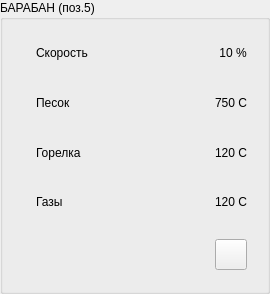
  <widget class="QGroupBox" name="panel_drum">
   <property name="geometry">
    <rect>
     <x>140</x>
     <y>640</y>
     <width>270</width>
     <height>294</height>
    </rect>
   </property>
   <property name="title">
    <string>БАРАБАН (поз.5)</string>
   </property>
   <property name="style" stdset="0">
    <string>vodoley</string>
   </property>
   <layout class="QVBoxLayout" name="verticalLayout">
    <item>
     <widget class="QWidget" name="widget_4" native="true">
      <layout class="QHBoxLayout" name="horizontalLayout_4">
       <item alignment="Qt::AlignLeft">
        <widget class="QLabel" name="label_18">
         <property name="maximumSize">
          <size>
           <width>32</width>
           <height>32</height>
          </size>
         </property>
         <property name="text">
          <string/>
         </property>
         <property name="pixmap">
          <pixmap resource="../../../resources.qrc">:/speed.png</pixmap>
         </property>
         <property name="scaledContents">
          <bool>true</bool>
         </property>
        </widget>
       </item>
       <item>
        <widget class="QLabel" name="label_25">
         <property name="sizePolicy">
          <sizepolicy hsizetype="Expanding" vsizetype="Preferred">
           <horstretch>0</horstretch>
           <verstretch>0</verstretch>
          </sizepolicy>
         </property>
         <property name="text">
          <string>Скорость</string>
         </property>
         <property name="alignment">
          <set>Qt::AlignLeading|Qt::AlignLeft|Qt::AlignVCenter</set>
         </property>
         <property name="style" stdset="0">
          <string>hint</string>
         </property>
        </widget>
       </item>
       <item alignment="Qt::AlignRight">
        <widget class="QLabel" name="label_19">
         <property name="text">
          <string>10 %</string>
         </property>
         <property name="alignment">
          <set>Qt::AlignCenter</set>
         </property>
         <property name="style" stdset="0">
          <string>hint</string>
         </property>
        </widget>
       </item>
      </layout>
     </widget>
    </item>
    <item>
     <widget class="QWidget" name="widget_6" native="true">
      <layout class="QHBoxLayout" name="horizontalLayout_6">
       <item alignment="Qt::AlignLeft">
        <widget class="QLabel" name="label_26">
         <property name="maximumSize">
          <size>
           <width>32</width>
           <height>32</height>
          </size>
         </property>
         <property name="text">
          <string/>
         </property>
         <property name="pixmap">
          <pixmap resource="../../../resources.qrc">:/temperature.png</pixmap>
         </property>
         <property name="scaledContents">
          <bool>true</bool>
         </property>
        </widget>
       </item>
       <item>
        <widget class="QLabel" name="label_27">
         <property name="sizePolicy">
          <sizepolicy hsizetype="Expanding" vsizetype="Preferred">
           <horstretch>0</horstretch>
           <verstretch>0</verstretch>
          </sizepolicy>
         </property>
         <property name="text">
          <string>Песок</string>
         </property>
         <property name="alignment">
          <set>Qt::AlignLeading|Qt::AlignLeft|Qt::AlignVCenter</set>
         </property>
         <property name="style" stdset="0">
          <string>hint</string>
         </property>
        </widget>
       </item>
       <item alignment="Qt::AlignRight">
        <widget class="QLabel" name="label_28">
         <property name="text">
          <string>750 С</string>
         </property>
         <property name="alignment">
          <set>Qt::AlignCenter</set>
         </property>
         <property name="style" stdset="0">
          <string>hint</string>
         </property>
        </widget>
       </item>
      </layout>
     </widget>
    </item>
    <item>
     <widget class="QWidget" name="widget_7" native="true">
      <layout class="QHBoxLayout" name="horizontalLayout_7">
       <item alignment="Qt::AlignLeft">
        <widget class="QLabel" name="label_29">
         <property name="maximumSize">
          <size>
           <width>32</width>
           <height>32</height>
          </size>
         </property>
         <property name="text">
          <string/>
         </property>
         <property name="pixmap">
          <pixmap resource="../../../resources.qrc">:/temperature.png</pixmap>
         </property>
         <property name="scaledContents">
          <bool>true</bool>
         </property>
        </widget>
       </item>
       <item>
        <widget class="QLabel" name="label_30">
         <property name="sizePolicy">
          <sizepolicy hsizetype="Expanding" vsizetype="Preferred">
           <horstretch>0</horstretch>
           <verstretch>0</verstretch>
          </sizepolicy>
         </property>
         <property name="text">
          <string>Горелка</string>
         </property>
         <property name="alignment">
          <set>Qt::AlignLeading|Qt::AlignLeft|Qt::AlignVCenter</set>
         </property>
         <property name="style" stdset="0">
          <string>hint</string>
         </property>
        </widget>
       </item>
       <item alignment="Qt::AlignRight">
        <widget class="QLabel" name="label_31">
         <property name="text">
          <string>120 С</string>
         </property>
         <property name="alignment">
          <set>Qt::AlignCenter</set>
         </property>
         <property name="style" stdset="0">
          <string>hint</string>
         </property>
        </widget>
       </item>
      </layout>
     </widget>
    </item>
    <item>
     <widget class="QWidget" name="widget_8" native="true">
      <layout class="QHBoxLayout" name="horizontalLayout_8">
       <item alignment="Qt::AlignLeft">
        <widget class="QLabel" name="label_32">
         <property name="maximumSize">
          <size>
           <width>32</width>
           <height>32</height>
          </size>
         </property>
         <property name="text">
          <string/>
         </property>
         <property name="pixmap">
          <pixmap resource="../../../resources.qrc">:/temperature.png</pixmap>
         </property>
         <property name="scaledContents">
          <bool>true</bool>
         </property>
        </widget>
       </item>
       <item>
        <widget class="QLabel" name="label_33">
         <property name="sizePolicy">
          <sizepolicy hsizetype="Expanding" vsizetype="Preferred">
           <horstretch>0</horstretch>
           <verstretch>0</verstretch>
          </sizepolicy>
         </property>
         <property name="text">
          <string>Газы</string>
         </property>
         <property name="alignment">
          <set>Qt::AlignLeading|Qt::AlignLeft|Qt::AlignVCenter</set>
         </property>
         <property name="style" stdset="0">
          <string>hint</string>
         </property>
        </widget>
       </item>
       <item alignment="Qt::AlignRight">
        <widget class="QLabel" name="label_34">
         <property name="text">
          <string>120 С</string>
         </property>
         <property name="alignment">
          <set>Qt::AlignCenter</set>
         </property>
         <property name="style" stdset="0">
          <string>hint</string>
         </property>
        </widget>
       </item>
      </layout>
     </widget>
    </item>
    <item alignment="Qt::AlignBottom">
     <widget class="QWidget" name="status_row_3" native="true">
      <layout class="QHBoxLayout" name="horizontalLayout_14">
       <item>
        <widget class="QLabel" name="powered_11">
         <property name="enabled">
          <bool>false</bool>
         </property>
         <property name="minimumSize">
          <size>
           <width>32</width>
           <height>32</height>
          </size>
         </property>
         <property name="maximumSize">
          <size>
           <width>32</width>
           <height>32</height>
          </size>
         </property>
         <property name="toolTip">
          <string>Авария ЧП. Возможно потребуется выключить-включить ЧП 9</string>
         </property>
         <property name="text">
          <string/>
         </property>
         <property name="pixmap">
          <pixmap resource="../../../resources.qrc">:/bolt.png</pixmap>
         </property>
         <property name="scaledContents">
          <bool>true</bool>
         </property>
        </widget>
       </item>
       <item>
        <widget class="QLabel" name="emergency_5">
         <property name="enabled">
          <bool>false</bool>
         </property>
         <property name="minimumSize">
          <size>
           <width>32</width>
           <height>32</height>
          </size>
         </property>
         <property name="maximumSize">
          <size>
           <width>32</width>
           <height>32</height>
          </size>
         </property>
         <property name="text">
          <string/>
         </property>
         <property name="pixmap">
          <pixmap resource="../../../resources.qrc">:/attention.png</pixmap>
         </property>
         <property name="scaledContents">
          <bool>true</bool>
         </property>
        </widget>
       </item>
       <item>
        <widget class="QLabel" name="label_14">
         <property name="enabled">
          <bool>false</bool>
         </property>
         <property name="minimumSize">
          <size>
           <width>32</width>
           <height>32</height>
          </size>
         </property>
         <property name="maximumSize">
          <size>
           <width>32</width>
           <height>32</height>
          </size>
         </property>
         <property name="text">
          <string/>
         </property>
         <property name="pixmap">
          <pixmap resource="../../../resources.qrc">:/hand.png</pixmap>
         </property>
         <property name="scaledContents">
          <bool>true</bool>
         </property>
        </widget>
       </item>
       <item>
        <spacer name="horizontalSpacer_3">
         <property name="orientation">
          <enum>Qt::Horizontal</enum>
         </property>
         <property name="sizeHint" stdset="0">
          <size>
           <width>40</width>
           <height>20</height>
          </size>
         </property>
        </spacer>
       </item>
       <item>
        <widget class="QToolButton" name="toolButton_3">
         <property name="text">
          <string/>
         </property>
         <property name="icon">
          <iconset theme="system-settings">
           <normaloff>../../../../.designer/backup</normaloff>../../../../.designer/backup</iconset>
         </property>
         <property name="iconSize">
          <size>
           <width>24</width>
           <height>24</height>
          </size>
         </property>
        </widget>
       </item>
      </layout>
     </widget>
    </item>
   </layout>
  </widget>
